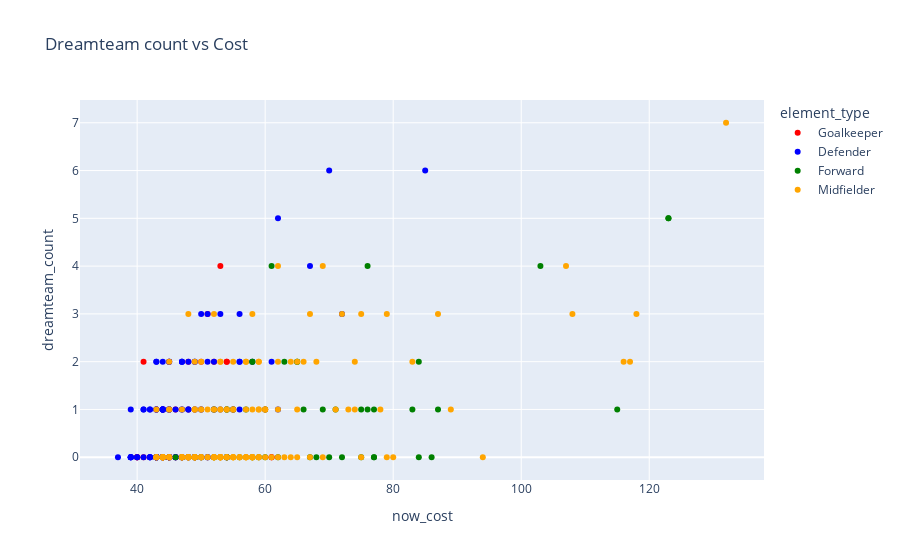

The code cell stored with this chart in its notebook:
### Code cell
px.scatter(df, 
           x='now_cost', y='dreamteam_count',
           color='element_type',
           color_discrete_map=position_colors,
           hover_data= ['player_name'],
           title='Dreamteam count vs Cost'
              )

#sns.scatterplot(x = df['now_cost'], y = df['dreamteam_count'], hue=df['element_type'], palette=position_colors)

### Figure 1 — Plotly figure (JSON) as saved in the notebook; plotly's stock layout.template omitted (floating-point values rounded to 4 significant figures; data arrays with more than 128 entries replaced by an {"elided": "..."} marker saying what was removed)
{"data": [{"customdata": [["Bernd Leno"], ["Aaron Ramsdale"], ["Emiliano Martínez"], ["David Raya Martin"], ["Álvaro Fernández"], ["Jonas Lössl"], ["Jason Steele"], ["Robert Sánchez"], ["Nick Pope"], ["Wayne Hennessey"], ["Kepa Arrizabalaga"], ["Edouard Mendy"], ["Vicente Guaita"], ["Jack Butland"], ["Jordan Pickford"], ["Asmir Begović"], ["Kasper Schmeichel"], ["Illan Meslier"], ["Alisson Ramses Becker"], ["Caoimhin Kelleher"], ["Ederson Santana de Moraes"], ["Zack Steffen"], ["David de Gea"], ["Karl Darlow"], ["Martin Dubravka"], ["Tim Krul"], ["Angus Gunn"], ["Fraser Forster"], ["Willy Caballero"], ["Hugo Lloris"], ["Ben Foster"], ["Daniel Bachmann"], ["Lukasz Fabianski"], ["Alphonse Areola"], ["José Malheiro de Sá"]], "hovertemplate": "element_type=Goalkeeper<br>now_cost=%{x}<br>dreamteam_count=%{y}<br>player_name=%{customdata[0]}<extra></extra>", "legendgroup": "Goalkeeper", "marker": {"color": "red", "symbol": "circle"}, "mode": "markers", "name": "Goalkeeper", "orientation": "v", "showlegend": true, "type": "scatter", "x": [45, 51, 55, 43, 45, 45, 40, 46, 54, 45, 46, 61, 46, 44, 49, 40, 48, 48, 60, 43, 61, 44, 52, 45, 44, 45, 40, 44, 43, 54, 41, 41, 50, 47, 53], "xaxis": "x", "y": [0, 3, 1, 1, 0, 0, 0, 1, 2, 0, 0, 0, 0, 1, 0, 0, 2, 1, 1, 0, 0, 0, 2, 0, 1, 2, 0, 0, 0, 2, 2, 0, 2, 0, 4], "yaxis": "y"}, {"customdata": {"elided": "156x1 str values"}, "hovertemplate": "element_type=Defender<br>now_cost=%{x}<br>dreamteam_count=%{y}<br>player_name=%{customdata[0]}<extra></extra>", "legendgroup": "Defender", "marker": {"color": "blue", "symbol": "circle"}, "mode": "markers", "name": "Defender", "orientation": "v", "showlegend": true, "type": "scatter", "x": {"elided": "156 int values"}, "xaxis": "x", "y": {"elided": "156 int values"}, "yaxis": "y"}, {"customdata": [["Alexandre Lacazette"], ["Edward Nketiah"], ["Ollie Watkins"], ["Danny Ings"], ["Ivan Toney"], ["Neal Maupay"], ["Danny Welbeck"], ["Jay Rodriguez"], ["Ashley Barnes"], ["Wout Weghorst"], ["Timo Werner"], ["Romelu Lukaku"], ["Christian Benteke"], ["Jordan Ayew"], ["Jean-Philippe Mateta"], ["Odsonne Edouard"], ["Dominic Calvert-Lewin"], ["Richarlison de Andrade"], ["Salomón Rondón"], ["Jamie Vardy"], ["Kelechi Iheanacho"], ["Patson Daka"], ["Rodrigo Moreno"], ["Patrick Bamford"], ["Joe Gelhardt"], ["Roberto Firmino"], ["Gabriel Fernando de Jesus"], ["Edinson Cavani"], ["Cristiano Ronaldo dos Santos Aveiro"], ["Chris Wood"], ["Callum Wilson"], ["Allan Saint-Maximin"], ["Joelinton Cássio Apolinário de Lira"], ["Teemu Pukki"], ["Adam Idah"], ["Joshua Sargent"], ["Che Adams"], ["Armando Broja"], ["Shane Long"], ["Adam Armstrong"], ["Harry Kane"], ["João Pedro Junqueira de Jesus"], ["Emmanuel Dennis"], ["Joshua King"], ["Juan Camilo Hernández Suárez"], ["Michail Antonio"], ["Raúl Jiménez"], ["Fabio Silva"], ["Hee-Chan Hwang"]], "hovertemplate": "element_type=Forward<br>now_cost=%{x}<br>dreamteam_count=%{y}<br>player_name=%{customdata[0]}<extra></extra>", "legendgroup": "Forward", "marker": {"color": "Green", "symbol": "circle"}, "mode": "markers", "name": "Forward", "orientation": "v", "showlegend": true, "type": "scatter", "x": [83, 54, 75, 77, 65, 65, 59, 52, 52, 66, 86, 115, 60, 58, 52, 63, 77, 75, 60, 103, 69, 71, 62, 77, 46, 87, 84, 84, 123, 67, 72, 68, 58, 58, 49, 54, 70, 55, 54, 57, 123, 54, 61, 58, 50, 76, 76, 56, 54], "xaxis": "x", "y": [1, 0, 1, 1, 2, 2, 0, 1, 0, 1, 0, 1, 1, 0, 0, 2, 0, 0, 0, 4, 1, 1, 0, 0, 0, 1, 2, 0, 5, 0, 0, 0, 0, 2, 0, 1, 0, 1, 0, 1, 5, 0, 4, 2, 0, 4, 1, 0, 1], "yaxis": "y"}, {"customdata": {"elided": "180x1 str values"}, "hovertemplate": "element_type=Midfielder<br>now_cost=%{x}<br>dreamteam_count=%{y}<br>player_name=%{customdata[0]}<extra></extra>", "legendgroup": "Midfielder", "marker": {"color": "Orange", "symbol": "circle"}, "mode": "markers", "name": "Midfielder", "orientation": "v", "showlegend": true, "type": "scatter", "x": {"elided": "180 int values"}, "xaxis": "x", "y": {"elided": "180 int values"}, "yaxis": "y"}], "layout": {"legend": {"title": {"text": "element_type"}, "tracegroupgap": 0}, "title": {"text": "Dreamteam count vs Cost"}, "xaxis": {"anchor": "y", "domain": [0, 1], "title": {"text": "now_cost"}}, "yaxis": {"anchor": "x", "domain": [0, 1], "title": {"text": "dreamteam_count"}}}}
